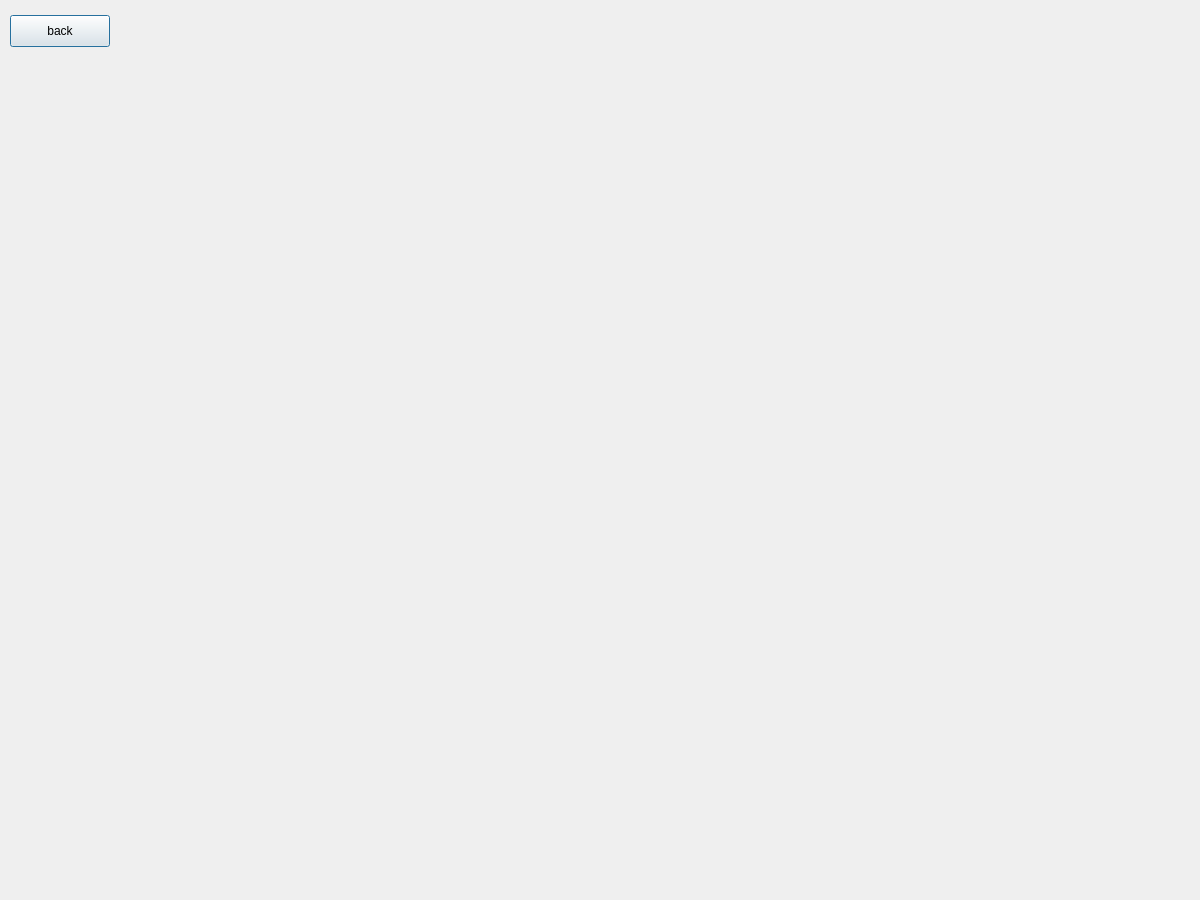
<?xml version="1.0" encoding="UTF-8"?>
<ui version="4.0">
 <class>EngEng</class>
 <widget class="QDialog" name="EngEng">
  <property name="geometry">
   <rect>
    <x>0</x>
    <y>0</y>
    <width>1200</width>
    <height>900</height>
   </rect>
  </property>
  <property name="windowTitle">
   <string>Dialog</string>
  </property>
  <property name="styleSheet">
   <string notr="true"/>
  </property>
  <widget class="QPushButton" name="backButton">
   <property name="geometry">
    <rect>
     <x>10</x>
     <y>15</y>
     <width>100</width>
     <height>32</height>
    </rect>
   </property>
   <property name="text">
    <string>back</string>
   </property>
  </widget>
  <widget class="QLabel" name="label">
   <property name="geometry">
    <rect>
     <x>400</x>
     <y>230</y>
     <width>161</width>
     <height>81</height>
    </rect>
   </property>
   <property name="text">
    <string/>
   </property>
  </widget>
 </widget>
 <resources/>
 <connections/>
</ui>
